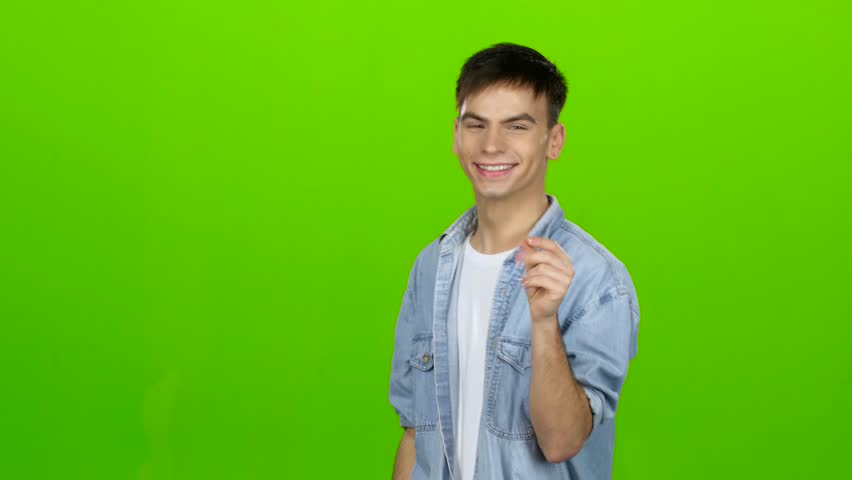
#> input picture workshop1/12.jpg, 852 x 480 px, found by its file name
$ jupyter execute --allow-errors Workshop1.ipynb
#> lines starting #> are read from the running program, lines starting #| are printed output that depends on the picture; after the words box and inside, x2 and y2 are one past the last pixel; in counts of white or black regions, pixels touching at a corner belong together
## Code to do green-screen point processing

[cell 1]
from google.colab import drive
drive.mount('/content/drive')

[cell 2]
import matplotlib.pyplot as plt
import numpy as np
import cv2

[cell 3]
def display(img, caption=''):
    # Show image using pyplot
    plt.figure()
    plt.imshow(img)
    plt.title(caption)
    plt.axis('off')
    plt.show()

[cell 4]
img = cv2.imread("/content/drive/MyDrive/Colab Notebooks/12.jpg")
#> img is the input picture: shape (480, 852, 3); mean B, G, R 26.3, 187.8, 102
print(img.shape)
#| (480, 852, 3)

[cell 5]
img_hsv = cv2.cvtColor(img, cv2.COLOR_BGR2HSV)
#> img_hsv: shape (480, 852, 3); mean H, S, V 50.4, 222.6, 191.9
img_hsv[1,1,0]

mask1 = img_hsv[:,:,0] < 52
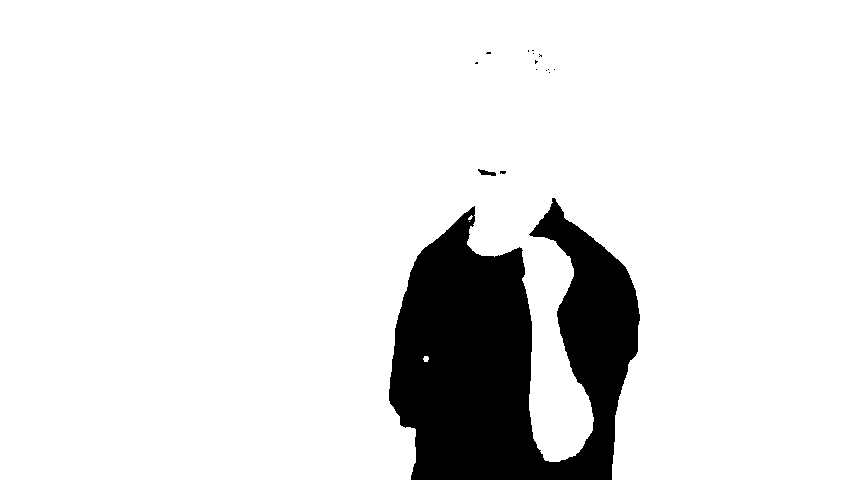
#> mask1: shape (480, 852) bool; 89.1% white; 15 black regions (13 under 20 px), largest, box (x1, y1, x2, y2) and area: (389, 198, 640, 480) 44257, (478, 169, 496, 176) 68
print(mask1.sum())
#| 364583
mask2 = img_hsv[:,:,0] >35
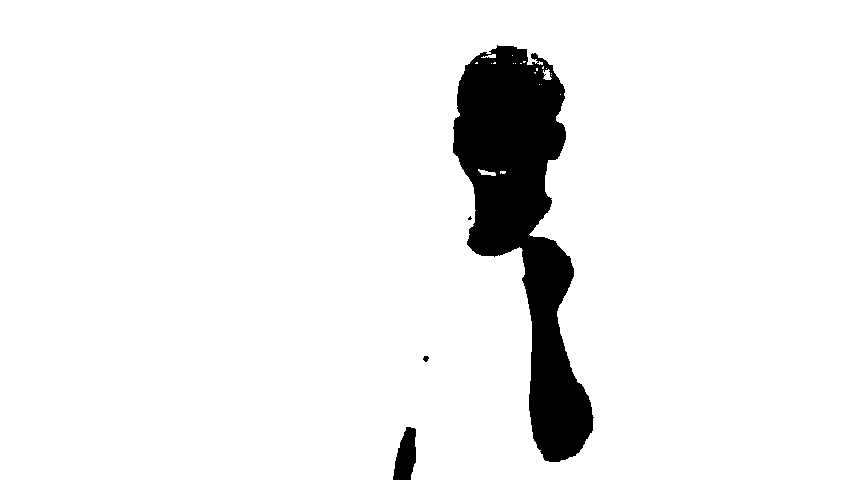
#> mask2: shape (480, 852) bool; 93.2% white; 4 black regions (1 under 20 px), largest, box (x1, y1, x2, y2) and area: (453, 45, 594, 462) 26796, (393, 427, 416, 480) 863, (423, 356, 429, 362) 26
print(mask2.sum())
#| 381265
mask = mask1.astype("int") + mask2.astype("int")
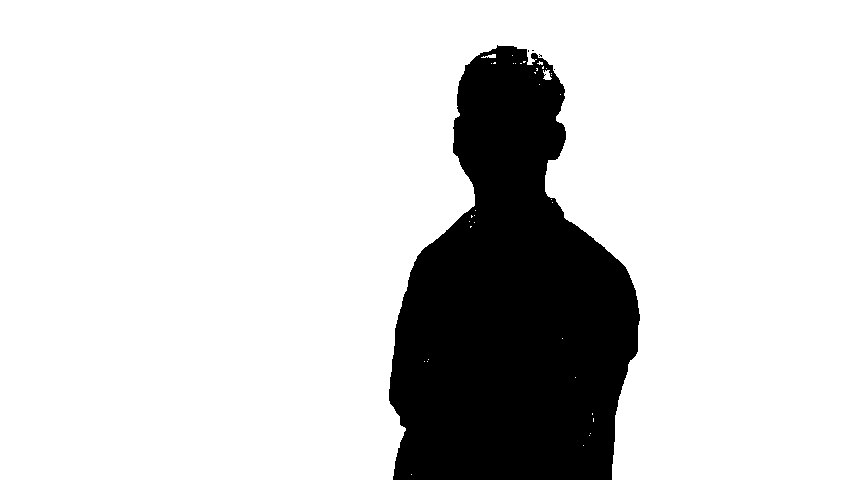
#> mask: shape (480, 852) int64; values 1 (black) and 2 (white), 82.4% white; 5 black regions (4 under 20 px), largest, box (x1, y1, x2, y2) and area: (389, 45, 640, 480) 72062
human_mask = mask < 2

display(human_mask * 255,"mask")
#> in display, `plt.show()`:
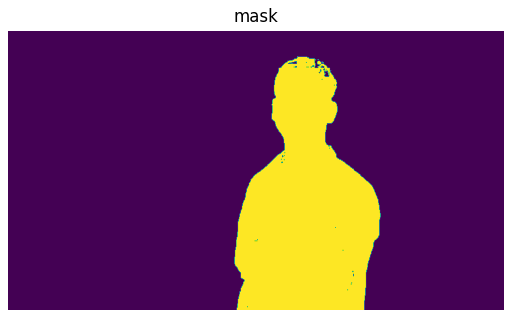
#> figure drawn by matplotlib, 1 panel
kernel = np.ones((7, 7), dtype=np.uint8)

closing = cv2.morphologyEx(np.float32(human_mask), cv2.MORPH_CLOSE, kernel)
#> closing: shape (480, 852) float32; values 0 (black) and 1 (white), 17.7% white; 1 white region, box (x1, y1, x2, y2) and area: (389, 45, 640, 480) 72364

display(closing * 255,"mask")
